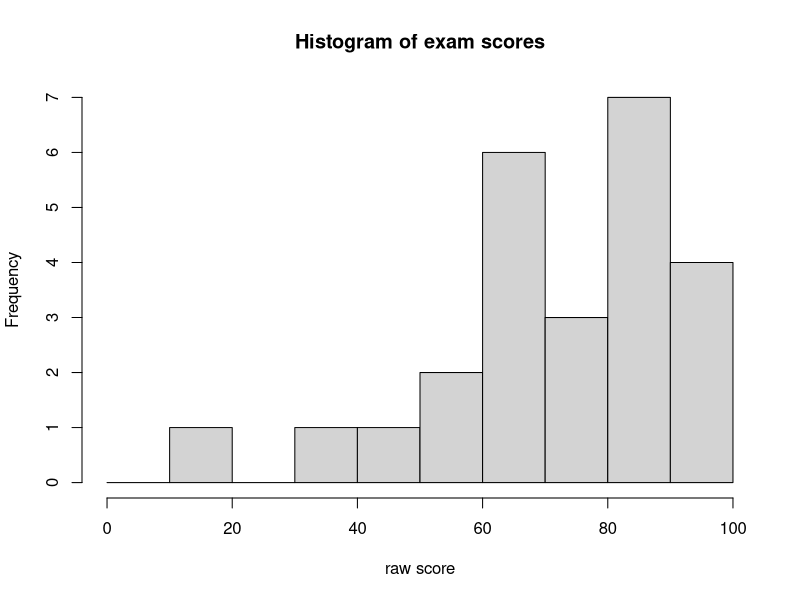
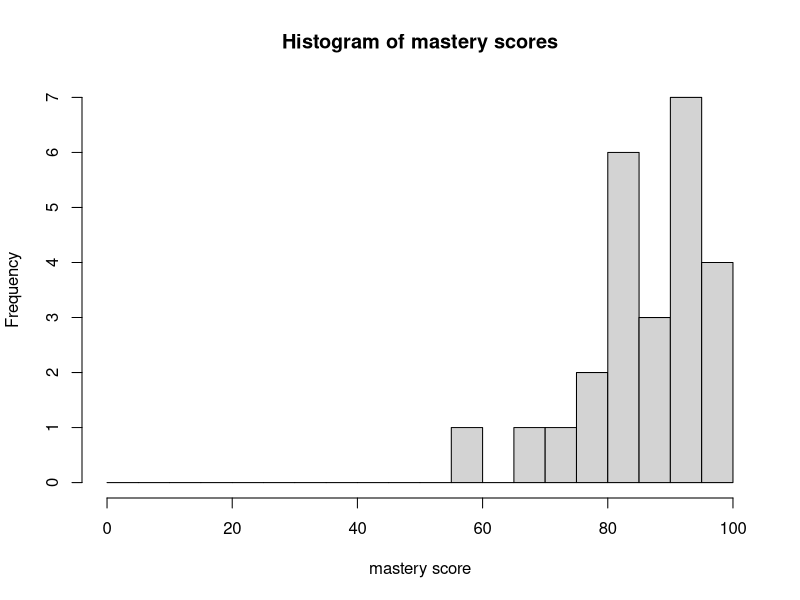

Recreate these plots in R, in order.
## ---- chunk 1
x = c(90,92,81,78,84,58,82,69,71,100,65,94,70,83,70,87,35,47,19,98,59,65,74,68,86)
hist(x,xlab="raw score",main="Histogram of exam scores",breaks = seq(0,100,10))
## ---- chunk 2
y = 50+x/2
hist(y,xlab="mastery score",main="Histogram of mastery scores",breaks = seq(0,100,5))
